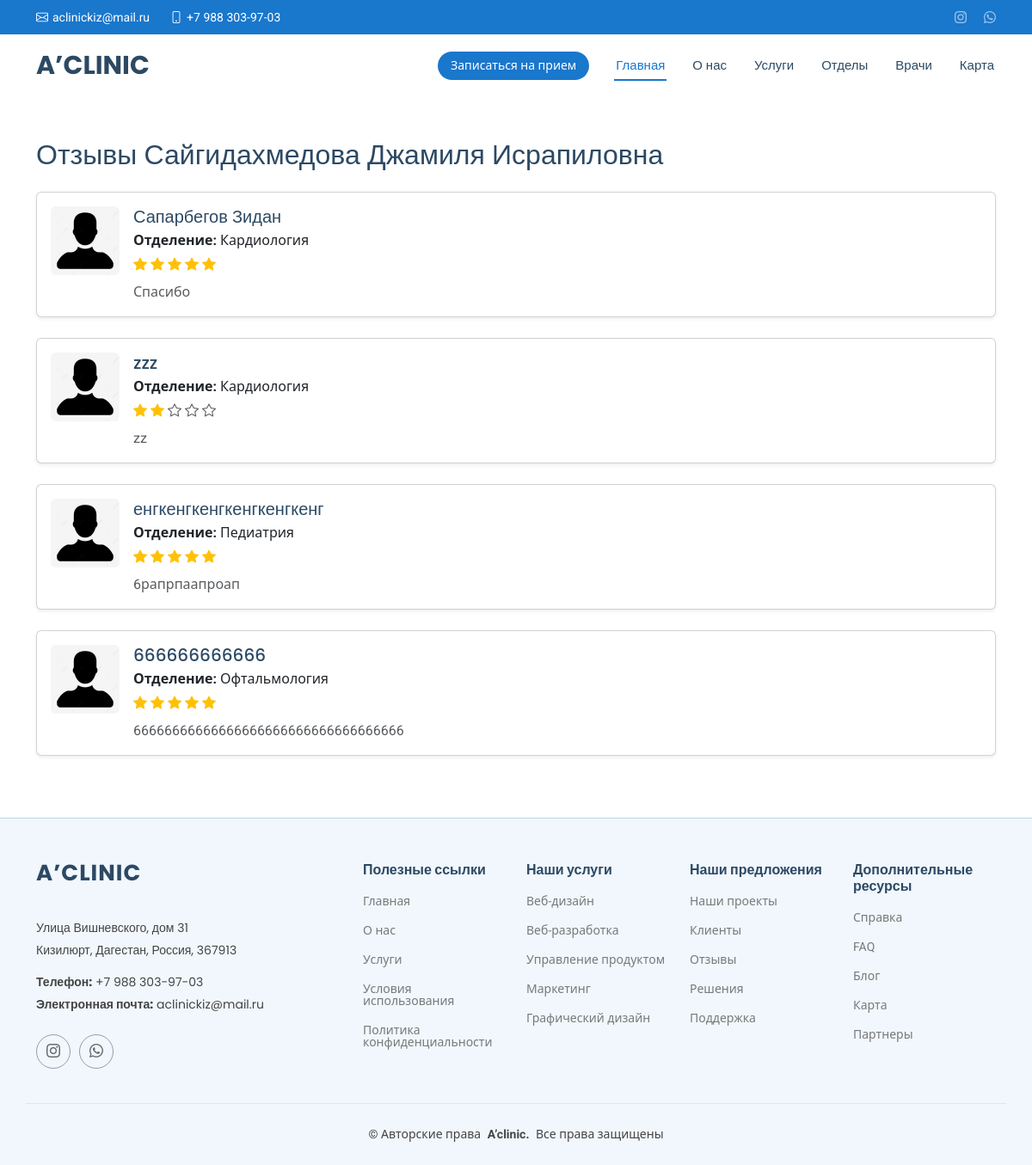
The app's page /testimonials/doctor/saigidakhmedova-dzhamilia-israpilovna/ with its own data.
### clinic/models.py (models this page shows, shortened)
class Doctor(models.Model):
    name = models.CharField(max_length=100, verbose_name='Имя')
    slug = models.SlugField(unique=True, blank=True, verbose_name='URL')
    department = models.ForeignKey('Departments', verbose_name='Специализация', on_delete=models.CASCADE)
    photo = models.ImageField(upload_to='doctors/', verbose_name='Фото', null=True, blank=True)
    bio = models.TextField(verbose_name='Биография')
    experience_years = models.PositiveIntegerField(default=0, verbose_name='Стаж (в годах)')
    education = models.TextField(verbose_name='Образование', blank=True)
    price_per_consultation = models.DecimalField(max_digits=8, decimal_places=2, verbose_name='Цена за приём',
                                                 null=True, blank=True)
    rating = models.FloatField(default=0, verbose_name='Рейтинг')
    special_services = models.TextField(verbose_name='Специальные услуги', blank=True)
    seo_description = models.CharField(max_length=160, verbose_name='SEO описание', blank=True)
    accepts_online = models.BooleanField(default=False, verbose_name='Онлайн-консультации')
    appointments_url = models.URLField(verbose_name='Ссылка на запись', null=True, blank=True)
    video_presentation = models.URLField(verbose_name='Видео-презентация', null=True, blank=True)
    working_days = models.CharField(max_length=100, verbose_name='Рабочие дни', blank=True)
    working_hours = models.CharField(max_length=100, verbose_name='Рабочие часы', blank=True)
    gender = models.CharField(max_length=10, choices=[('male', 'Мужской'), ('female', 'Женский')], verbose_name='Пол',
                              blank=True)
    available = models.BooleanField(default=True, verbose_name='Доступен')
    social_links = models.ForeignKey('SocialNetwork', on_delete=models.SET_NULL, null=True, blank=True,
                                     verbose_name='Соц. сети')
    class Meta:
        verbose_name = 'Врач'
        verbose_name_plural = 'Врачи'

class Testimonial(models.Model):
    name = models.CharField("Имя пациента", max_length=100)
    stars = models.PositiveSmallIntegerField("Оценка (звезды)", default=5)
    text = models.TextField("Текст отзыва")
    doctor = models.ForeignKey("Doctor", on_delete=models.SET_NULL, null=True, blank=True, verbose_name="Врач")
    department = models.ForeignKey("Departments", on_delete=models.SET_NULL, null=True, blank=True,
                                   verbose_name="Отделение")
    image = models.ImageField(verbose_name="Фото пациента", upload_to='testimonials/', blank=True, null=True)
    date = models.DateTimeField(verbose_name='Дата', auto_now_add=True, blank=True)
    class Meta:
        verbose_name = "Отзыв"
        verbose_name_plural = "Отзывы"

class Departments(models.Model):
    name = models.CharField(verbose_name='Название отделения')
    bio = models.CharField(verbose_name="Краткое описание")
    photo = models.ImageField(verbose_name="Фото", upload_to='departments/', blank=True, null=True)
    description = models.CharField(verbose_name="Описание")
    class Meta:
        verbose_name = 'Отдел'
        verbose_name_plural = 'Отделы'

### clinic/views.py (the view)
# urls.py: path('testimonials/doctor/<slug:slug>/', TestimonialsView.as_view(), name='testimonials_doctor'),
class TestimonialsView(TemplateView):
    template_name = "clinic/testimonials_list.html"
    def get_context_data(self, **kwargs):
        context = super().get_context_data(**kwargs)
        slug = self.kwargs.get('slug')
        doctor = Doctor.objects.get(slug=slug)
        context["doctor"] = doctor
        context["testimonials"] = Testimonial.objects.filter(doctor=doctor)
        return context

### clinic/templates/clinic/testimonials_list.html (shortened to what this page needs)
{% extends "a_clinic/base.html" %}
{% load static %}
{% block content %}
<div class="container py-5">
    <h2 class="mb-4">Отзывы {{ doctor.name }}</h2>
    {% if testimonials %}
    {% for testimonial in testimonials %}
    <div class="card mb-4 shadow-sm">
        <div class="card-body d-flex">
            {% if testimonial.image %}
            <img src="{{ testimonial.image.url }}" class="rounded me-3" alt="Фото пациента"
                 style="width: 80px; height: 80px; object-fit: cover;">
            {% else %}
            <img src="{% static 'img/default_user.png' %}" class="rounded me-3" alt="Фото пациента"
                 style="width: 80px; height: 80px; object-fit: cover;">
            {% endif %}
            <div>
                <h5 class="mb-1">{{ testimonial.name }}</h5>
                {% if testimonial.department %}
                <p class="mb-1"><strong>Отделение:</strong> {{ testimonial.department.name }}</p>
                {% endif %}
                <div class="stars mb-2">
                    {% for i in "12345"|make_list %}
                    {% if forloop.counter <= testimonial.stars %}
                    <i class="bi bi-star-fill text-warning"></i>
                    {% else %}
                    <i class="bi bi-star text-muted"></i>
                    {% endif %}
                    {% endfor %}
                </div>
                <p class="text-muted mb-0">{{ testimonial.text }}</p>
            </div>
        </div>
    </div>
    {% endfor %}
    {% else %}
    <p>Отзывов пока нет.</p>
    {% endif %}
</div>
{% endblock %}

### clinic/static/css/main.css (style rules this page uses)
:root { --default-font: "Roboto", system-ui, -apple-system, "Segoe UI", Roboto, "Helvetica Neue", Arial, "Noto Sans", "Liberation Sans", sans-serif, "Apple Color Emoji", "Segoe UI Emoji", "Segoe UI Symbol", "Noto Color Emoji"; --heading-font: "Poppins", sans-serif; --nav-font: "Raleway", sans-serif; }
:root { --background-color: #ffffff; --default-color: #444444; --heading-color: #2c4964; --accent-color: #1977cc; --surface-color: #ffffff; --contrast-color: #ffffff; }
:root { --nav-color: #2c4964; --nav-hover-color: #1977cc; --nav-mobile-background-color: #ffffff; --nav-dropdown-background-color: #ffffff; --nav-dropdown-color: #2c4964; --nav-dropdown-hover-color: #1977cc; }
:root { scroll-behavior: smooth; }
body { color: var(--default-color); background-color: var(--background-color); font-family: var(--default-font); }
h1, h2, h3, h4, h5, h6 { color: var(--heading-color); font-family: var(--heading-font); }

### records on screen
Doctor: name "Сайгидахмедова Джамиля Исрапиловна"
Testimonial: name "Сапарбегов Зидан", department.name "Кардиология", text "Спасибо"
Testimonial: name "zzz", department.name "Кардиология", stars 2 (drawn), text "zz"
Testimonial: name "енгкенгкенгкенгкенгкенг", department.name "Педиатрия", text "6рапрпаапроап"
Testimonial: name "666666666666", department.name "Офтальмология", text "66666666666666666666666666666666666"
